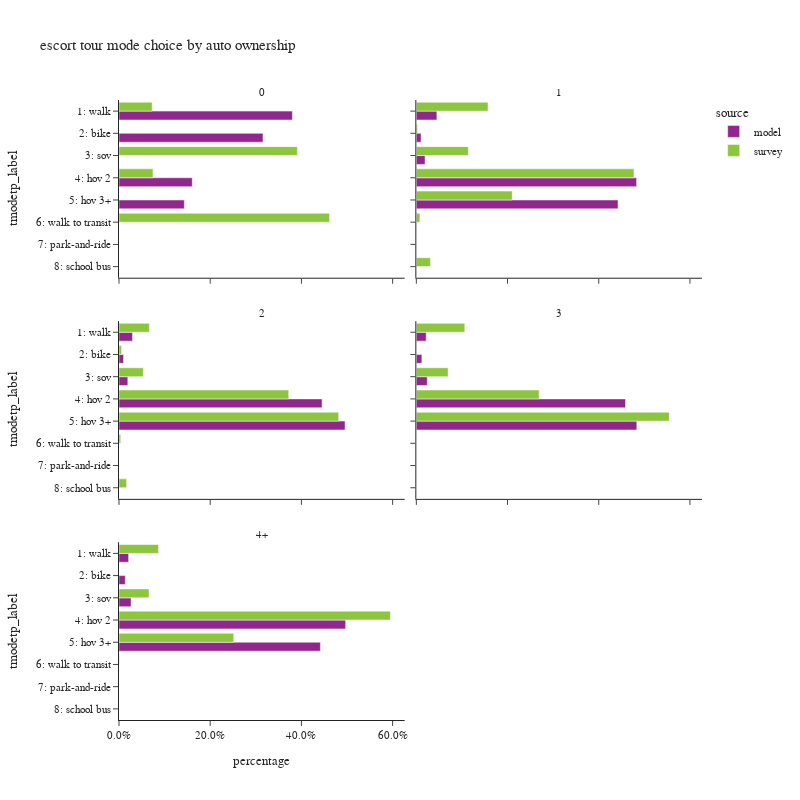

Source (notebook cell):
### Code cell
plot_mode_choice(es_tour.loc[es_tour['auto_ownership_4+']!="-1"],
                 "auto_ownership_4+",
                 {"auto_ownership_4+":["0","1","2","3","4+"],
                  "tmodetp_label":["1: walk","2: bike","3: sov","4: hov 2","5: hov 3+","6: walk to transit",
                                   "7: park-and-ride","8: school bus","9: other–survey only"]},
                 "auto ownership",2,800)

### Figure 1 — Plotly figure (JSON) as saved in the notebook; plotly's stock layout.template omitted (floating-point values rounded to 4 significant figures)
{"data": [{"alignmentgroup": "True", "customdata": [[937], [778], [396], [353]], "hovertemplate": "source=model<br>auto_ownership_4+=0<br>percentage=%{x}<br>tmodetp_label=%{y}<br>sample count=%{customdata[0]}<extra></extra>", "legendgroup": "model", "marker": {"color": "#91268F", "pattern": {"shape": ""}}, "name": "model", "offsetgroup": "model", "orientation": "h", "showlegend": true, "textposition": "auto", "type": "bar", "x": [0.3803, 0.3157, 0.1607, 0.1433], "xaxis": "x5", "y": ["1: walk", "2: bike", "4: hov 2", "5: hov 3+"], "yaxis": "y5"}, {"alignmentgroup": "True", "customdata": [[562], [129], [239], [6022], [5514]], "hovertemplate": "source=model<br>auto_ownership_4+=1<br>percentage=%{x}<br>tmodetp_label=%{y}<br>sample count=%{customdata[0]}<extra></extra>", "legendgroup": "model", "marker": {"color": "#91268F", "pattern": {"shape": ""}}, "name": "model", "offsetgroup": "model", "orientation": "h", "showlegend": false, "textposition": "auto", "type": "bar", "x": [0.04508, 0.01035, 0.01917, 0.4831, 0.4423], "xaxis": "x6", "y": ["1: walk", "2: bike", "3: sov", "4: hov 2", "5: hov 3+"], "yaxis": "y6"}, {"alignmentgroup": "True", "customdata": [[945], [318], [618], [14227], [15837]], "hovertemplate": "source=model<br>auto_ownership_4+=2<br>percentage=%{x}<br>tmodetp_label=%{y}<br>sample count=%{customdata[0]}<extra></extra>", "legendgroup": "model", "marker": {"color": "#91268F", "pattern": {"shape": ""}}, "name": "model", "offsetgroup": "model", "orientation": "h", "showlegend": false, "textposition": "auto", "type": "bar", "x": [0.02958, 0.009955, 0.01935, 0.4454, 0.4958], "xaxis": "x3", "y": ["1: walk", "2: bike", "3: sov", "4: hov 2", "5: hov 3+"], "yaxis": "y3"}, {"alignmentgroup": "True", "customdata": [[425], [238], [470], [9003], [9489]], "hovertemplate": "source=model<br>auto_ownership_4+=3<br>percentage=%{x}<br>tmodetp_label=%{y}<br>sample count=%{customdata[0]}<extra></extra>", "legendgroup": "model", "marker": {"color": "#91268F", "pattern": {"shape": ""}}, "name": "model", "offsetgroup": "model", "orientation": "h", "showlegend": false, "textposition": "auto", "type": "bar", "x": [0.02166, 0.01213, 0.02395, 0.4588, 0.4835], "xaxis": "x4", "y": ["1: walk", "2: bike", "3: sov", "4: hov 2", "5: hov 3+"], "yaxis": "y4"}, {"alignmentgroup": "True", "customdata": [[220], [144], [277], [5188], [4610]], "hovertemplate": "source=model<br>auto_ownership_4+=4+<br>percentage=%{x}<br>tmodetp_label=%{y}<br>sample count=%{customdata[0]}<extra></extra>", "legendgroup": "model", "marker": {"color": "#91268F", "pattern": {"shape": ""}}, "name": "model", "offsetgroup": "model", "orientation": "h", "showlegend": false, "textposition": "auto", "type": "bar", "x": [0.02107, 0.01379, 0.02654, 0.497, 0.4416], "xaxis": "x", "y": ["1: walk", "2: bike", "3: sov", "4: hov 2", "5: hov 3+"], "yaxis": "y"}, {"alignmentgroup": "True", "customdata": [[5], [1], [1], [4]], "hovertemplate": "source=survey<br>auto_ownership_4+=0<br>percentage=%{x}<br>tmodetp_label=%{y}<br>sample count=%{customdata[0]}<extra></extra>", "legendgroup": "survey", "marker": {"color": "#8CC63E", "pattern": {"shape": ""}}, "name": "survey", "offsetgroup": "survey", "orientation": "h", "showlegend": true, "textposition": "auto", "type": "bar", "x": [0.07271, 0.3911, 0.07453, 0.4616], "xaxis": "x5", "y": ["1: walk", "3: sov", "4: hov 2", "6: walk to transit"], "yaxis": "y5"}, {"alignmentgroup": "True", "customdata": [[43], [6], [19], [99], [66], [6], [2]], "hovertemplate": "source=survey<br>auto_ownership_4+=1<br>percentage=%{x}<br>tmodetp_label=%{y}<br>sample count=%{customdata[0]}<extra></extra>", "legendgroup": "survey", "marker": {"color": "#8CC63E", "pattern": {"shape": ""}}, "name": "survey", "offsetgroup": "survey", "orientation": "h", "showlegend": false, "textposition": "auto", "type": "bar", "x": [0.1572, 0.002571, 0.114, 0.4772, 0.2103, 0.007816, 0.03094], "xaxis": "x6", "y": ["1: walk", "2: bike", "3: sov", "4: hov 2", "5: hov 3+", "6: walk to transit", "8: school bus"], "yaxis": "y6"}, {"alignmentgroup": "True", "customdata": [[34], [4], [20], [160], [164], [2], [4]], "hovertemplate": "source=survey<br>auto_ownership_4+=2<br>percentage=%{x}<br>tmodetp_label=%{y}<br>sample count=%{customdata[0]}<extra></extra>", "legendgroup": "survey", "marker": {"color": "#8CC63E", "pattern": {"shape": ""}}, "name": "survey", "offsetgroup": "survey", "orientation": "h", "showlegend": false, "textposition": "auto", "type": "bar", "x": [0.0666, 0.005436, 0.05344, 0.3723, 0.4817, 0.003744, 0.01676], "xaxis": "x3", "y": ["1: walk", "2: bike", "3: sov", "4: hov 2", "5: hov 3+", "6: walk to transit", "8: school bus"], "yaxis": "y3"}, {"alignmentgroup": "True", "customdata": [[4], [8], [33], [28]], "hovertemplate": "source=survey<br>auto_ownership_4+=3<br>percentage=%{x}<br>tmodetp_label=%{y}<br>sample count=%{customdata[0]}<extra></extra>", "legendgroup": "survey", "marker": {"color": "#8CC63E", "pattern": {"shape": ""}}, "name": "survey", "offsetgroup": "survey", "orientation": "h", "showlegend": false, "textposition": "auto", "type": "bar", "x": [0.1063, 0.06972, 0.2693, 0.5547], "xaxis": "x4", "y": ["1: walk", "3: sov", "4: hov 2", "5: hov 3+"], "yaxis": "y4"}, {"alignmentgroup": "True", "customdata": [[2], [2], [17], [8], [1]], "hovertemplate": "source=survey<br>auto_ownership_4+=4+<br>percentage=%{x}<br>tmodetp_label=%{y}<br>sample count=%{customdata[0]}<extra></extra>", "legendgroup": "survey", "marker": {"color": "#8CC63E", "pattern": {"shape": ""}}, "name": "survey", "offsetgroup": "survey", "orientation": "h", "showlegend": false, "textposition": "auto", "type": "bar", "x": [0.08667, 0.06584, 0.5951, 0.2516, 0.0007552], "xaxis": "x", "y": ["1: walk", "3: sov", "4: hov 2", "5: hov 3+", "6: walk to transit"], "yaxis": "y"}], "layout": {"annotations": [{"font": {}, "showarrow": false, "text": "4+", "x": 0.245, "xanchor": "center", "xref": "paper", "y": 0.2867, "yanchor": "bottom", "yref": "paper"}, {"font": {}, "showarrow": false, "text": "2", "x": 0.245, "xanchor": "center", "xref": "paper", "y": 0.6433, "yanchor": "bottom", "yref": "paper"}, {"font": {}, "showarrow": false, "text": "3", "x": 0.755, "xanchor": "center", "xref": "paper", "y": 0.6433, "yanchor": "bottom", "yref": "paper"}, {"font": {}, "showarrow": false, "text": "0", "x": 0.245, "xanchor": "center", "xref": "paper", "y": 1.0, "yanchor": "bottom", "yref": "paper"}, {"font": {}, "showarrow": false, "text": "1", "x": 0.755, "xanchor": "center", "xref": "paper", "y": 1.0, "yanchor": "bottom", "yref": "paper"}], "barmode": "group", "height": 800, "legend": {"title": {"text": "source"}, "tracegroupgap": 0}, "title": {"text": "escort tour mode choice by auto ownership"}, "width": 800, "xaxis": {"anchor": "y", "domain": [0.0, 0.49], "tickformat": ".1%", "title": {"text": "percentage"}}, "xaxis2": {"anchor": "y2", "domain": [0.51, 1.0], "matches": "x", "tickformat": ".1%", "title": {"text": "percentage"}}, "xaxis3": {"anchor": "y3", "domain": [0.0, 0.49], "matches": "x", "showticklabels": false, "tickformat": ".1%"}, "xaxis4": {"anchor": "y4", "domain": [0.51, 1.0], "matches": "x", "showticklabels": false, "tickformat": ".1%"}, "xaxis5": {"anchor": "y5", "domain": [0.0, 0.49], "matches": "x", "showticklabels": false, "tickformat": ".1%"}, "xaxis6": {"anchor": "y6", "domain": [0.51, 1.0], "matches": "x", "showticklabels": false, "tickformat": ".1%"}, "yaxis": {"anchor": "x", "categoryarray": ["9: other–survey only", "8: school bus", "7: park-and-ride", "6: walk to transit", "5: hov 3+", "4: hov 2", "3: sov", "2: bike", "1: walk"], "categoryorder": "array", "domain": [0.0, 0.2867], "title": {"text": "tmodetp_label"}}, "yaxis2": {"anchor": "x2", "domain": [0.0, 0.2867], "matches": "y", "showticklabels": false}, "yaxis3": {"anchor": "x3", "categoryarray": ["9: other–survey only", "8: school bus", "7: park-and-ride", "6: walk to transit", "5: hov 3+", "4: hov 2", "3: sov", "2: bike", "1: walk"], "categoryorder": "array", "domain": [0.3567, 0.6433], "matches": "y", "title": {"text": "tmodetp_label"}}, "yaxis4": {"anchor": "x4", "domain": [0.3567, 0.6433], "matches": "y", "showticklabels": false}, "yaxis5": {"anchor": "x5", "categoryarray": ["9: other–survey only", "8: school bus", "7: park-and-ride", "6: walk to transit", "5: hov 3+", "4: hov 2", "3: sov", "2: bike", "1: walk"], "categoryorder": "array", "domain": [0.7133, 1.0], "matches": "y", "title": {"text": "tmodetp_label"}}, "yaxis6": {"anchor": "x6", "domain": [0.7133, 1.0], "matches": "y", "showticklabels": false}}}
